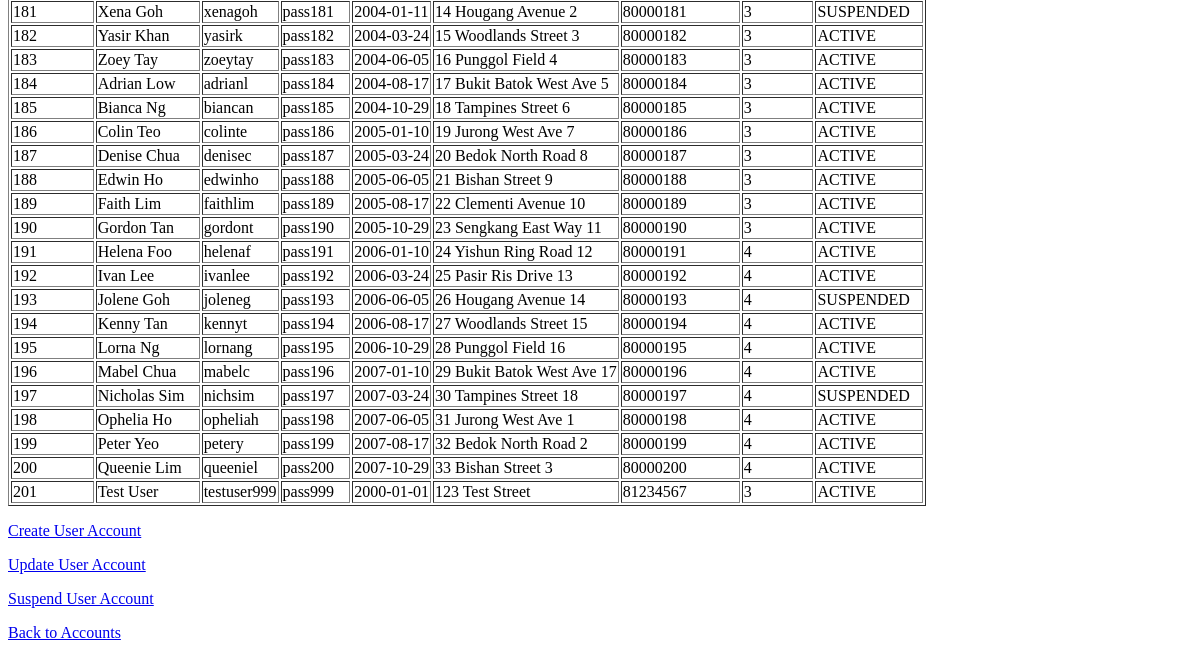
Page /accounts/view (signed in, lower part) on the earlier database version.
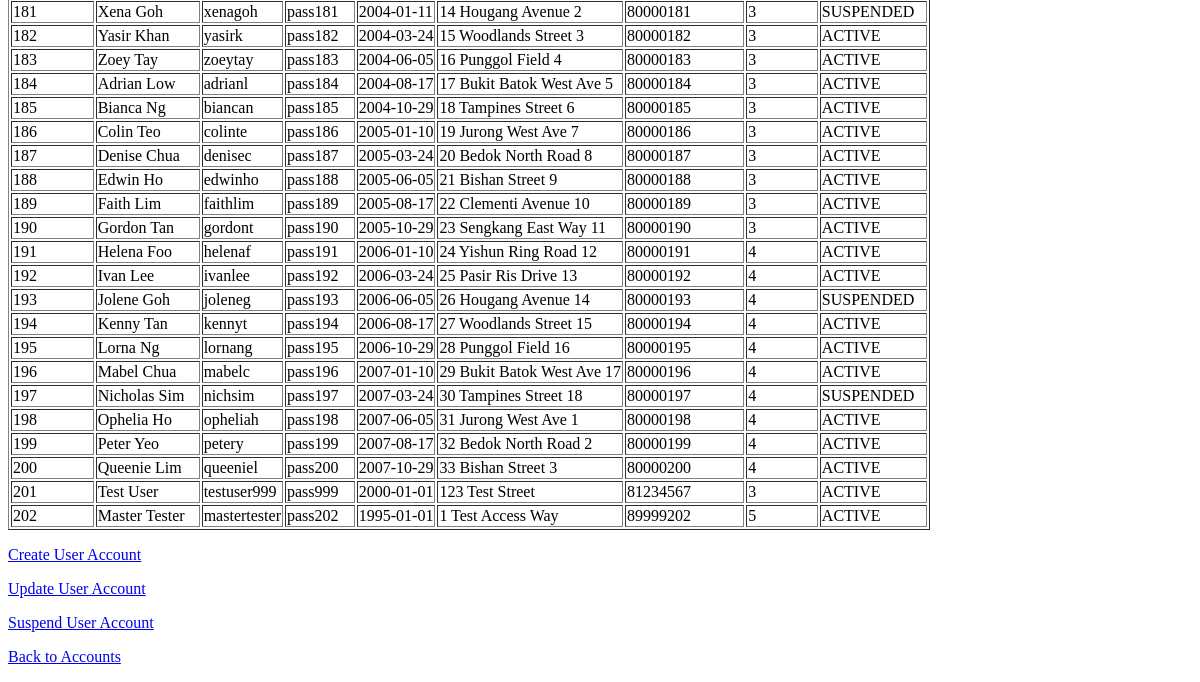
Same page on the later database version.
### tables this page shows
CREATE TABLE user_account(
    account_id INTEGER PRIMARY KEY ,
    full_name TEXT NOT NULL,
    username TEXT NOT NULL UNIQUE,
    password TEXT NOT NULL,
    DOB DATE,
    address TEXT,
    contact_num TEXT NOT NULL,
    profile_id INTEGER NOT NULL,
    account_status TEXT NOT NULL check(account_status in ('ACTIVE', 'SUSPENDED', 'EXPIRED')), account_created_date TEXT,
    FOREIGN KEY (profile_id) REFERENCES user_profile(profile_id)

);

### boundary/user_account_routes.py (the view)
@user_account_bp.route('/accounts/view')
@roles_required(USER_ADMIN)
def view_accounts():
    controller = view_user_account_controller()
    accounts = controller.viewUserAccount()
    if not accounts:
        flash("No accounts found.", "error")
        return render_template("accounts/view_account.html")
    return render_template("accounts/view_account.html", accounts = accounts)

### boundary/access_control.py (called while the page is built)
def roles_required(*allowed_profile_ids):
    def decorator(view_function):
        @wraps(view_function)
        def wrapped_view(*args, **kwargs):
            if not session.get("account_id"):
                flash("Please log in to continue.", "error")
                return redirect(url_for("auth.login"))
            profile_id = session.get("profile_id")
            if profile_id == MASTER_TESTER:
                return view_function(*args, **kwargs)
            if profile_id not in allowed_profile_ids:
                flash("You do not have permission to access this page.", "error")
                return redirect(url_for("home"))
            return view_function(*args, **kwargs)
        return wrapped_view
    return decorator

### control/view_user_account_controller.py (called while the page is built)
    def viewUserAccount(self) -> List["UserAccount"]:
        return UserAccount.getAllAccounts()

### db.py (called while the page is built)
def get_connection():
    connection = sqlite3.connect(DB_PATH) #open database
    connection.row_factory = sqlite3.Row #Enable access to columns using name
    connection.execute("PRAGMA foreign_keys = ON") #enforce foreign keys
    return connection

### templates/accounts/view_account.html (shortened to what this page needs)
<!DOCTYPE html>
<html>
<head>
</head>
<body>
    {% if accounts %}
        <table border="1">
            <tbody>
                {% for account in accounts %}
                    <tr>
                        <td>{{ account.accountId }}</td>
                        <td>{{ account.fullName }}</td>
                        <td>{{ account.userName }}</td>
                        <td>{{ account.passWord }}</td>
                        <td>{{ account.birthday }}</td>
                        <td>{{ account.address }}</td>
                        <td>{{ account.contact_number }}</td>
                        <td>{{ account.profileId }}</td>
                        <td>{{ account.accountStatus }}</td>
                    </tr>
                {% endfor %}
            </tbody>
        </table>
    {% else %}
        <p>No user accounts found.</p>
    {% endif %}
    <p>
        <a href="{{ url_for('user_account.create_accounts') }}">Create User Account</a>
    </p>
    <p>
        <a href="{{ url_for('user_account.update_accounts') }}">Update User Account</a>
    </p>
    <p>
        <a href="{{ url_for('user_account.suspend_account') }}">Suspend User Account</a>
    </p>
    <p>
        <a href="{{ url_for('user_account.list_accounts') }}">Back to Accounts</a>
    </p>
</body>
</html>

Differences in the rows shown:
added user_account: accountId "202", fullName "Master Tester", userName "mastertester", passWord "pass202", birthday "1995-01-01", address "1 Test Access Way", contact_number "89999202", profileId "5", accountStatus "ACTIVE"
